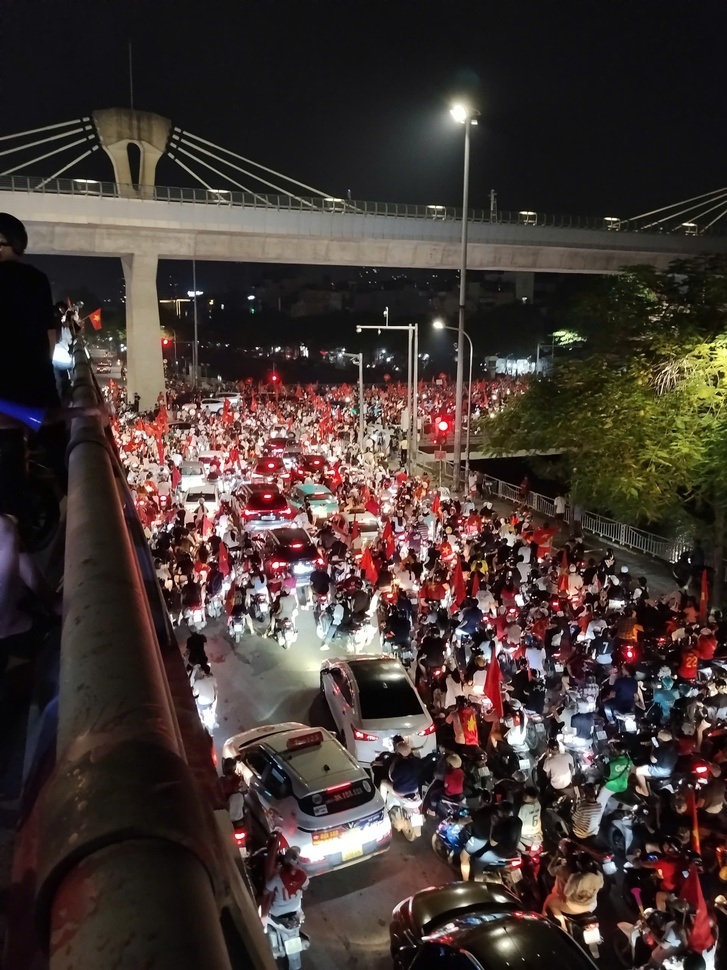
#> input picture datasets/sample_color/test.jpg, 727 x 970 px, shrunk from 1920 x 2560 before the run
$ python -i color_processing.py   (imports and definitions only)
#> lines starting #> are read from the running program, lines starting #| are printed output that depends on the picture
### algorithms/clahe.py

import numpy as np


def clip_histogram(histogram, clip_limit):
    """Gioi han histogram va phan phoi lai pixel du."""

    histogram = np.asarray(histogram, dtype=np.int64)

    if histogram.shape != (256,):
        raise ValueError("Histogram phai co 256 phan tu")

    if np.any(histogram < 0):
        raise ValueError("Histogram khong duoc co gia tri am")

    if clip_limit < 1:
        raise ValueError("Clip limit phai >= 1")

    clipped_histogram = np.minimum(histogram, clip_limit)

    excess = np.sum(histogram - clipped_histogram)

    batch = excess // 256
    residual = excess % 256

    clipped_histogram += batch

    if residual > 0:
        step = max(256 // residual, 1)
        indices = np.arange(0, 256, step)[:residual]
        clipped_histogram[indices] += 1

    return clipped_histogram


def create_clahe_lut(histogram):
    """Tao bang tra cuu LUT tu histogram da clipping."""

    cdf = np.cumsum(histogram)
    total_pixels = cdf[-1]

    if total_pixels == 0:
        raise ValueError("Histogram khong co pixel")

    lut = np.round(cdf * 255 / total_pixels)
    lut = np.clip(lut, 0, 255)

    return lut.astype(np.uint8)


def create_tile_luts(image, grid_size=(8, 8), clip_limit=2.0):
    """Tao LUT cho tung tile cua anh."""

    if image is None or image.ndim != 2 or image.dtype != np.uint8:
        raise ValueError("Anh phai la grayscale uint8")

    height, width = image.shape
    grid_rows, grid_cols = grid_size

    if grid_rows <= 0 or grid_cols <= 0:
        raise ValueError("So tile phai lon hon 0")

    if grid_rows > height or grid_cols > width:
        raise ValueError("So tile vuot qua kich thuoc anh")

    if clip_limit <= 0:
        raise ValueError("Clip limit phai lon hon 0")

    row_blocks = np.array_split(image, grid_rows, axis=0)

    lut_grid = np.zeros(
        (grid_rows, grid_cols, 256),
        dtype=np.uint8
    )

    for row_idx, row_block in enumerate(row_blocks):
        col_blocks = np.array_split(row_block, grid_cols, axis=1)

        for col_idx, tile in enumerate(col_blocks):
            histogram = np.bincount(
                tile.flatten(),
                minlength=256
            )

            actual_clip_limit = max(
                1,
                int(clip_limit * tile.size / 256)
            )

            clipped_histogram = clip_histogram(
                histogram,
                actual_clip_limit
            )

            lut_grid[row_idx, col_idx] = create_clahe_lut(
                clipped_histogram
            )

    return lut_grid


def apply_clahe_interpolation(image, lut_grid):
    """Ap dung noi suy bilinear giua cac tile."""

    height, width = image.shape
    grid_rows, grid_cols = lut_grid.shape[:2]

    row_centers = np.array([
        block.mean()
        for block in np.array_split(np.arange(height), grid_rows)
    ])

    col_centers = np.array([
        block.mean()
        for block in np.array_split(np.arange(width), grid_cols)
    ])

    y = np.arange(height)
    x = np.arange(width)

    y1 = np.clip(
        np.searchsorted(row_centers, y) - 1,
        0, grid_rows - 1
    )
    y2 = np.minimum(y1 + 1, grid_rows - 1)

    x1 = np.clip(
        np.searchsorted(col_centers, x) - 1,
        0, grid_cols - 1
    )
    x2 = np.minimum(x1 + 1, grid_cols - 1)

    v = np.zeros(height)
    u = np.zeros(width)

    mask_y = y2 != y1
    mask_x = x2 != x1

    v[mask_y] = (
        (y[mask_y] - row_centers[y1[mask_y]]) /
        (row_centers[y2[mask_y]] - row_centers[y1[mask_y]])
    )

    u[mask_x] = (
        (x[mask_x] - col_centers[x1[mask_x]]) /
        (col_centers[x2[mask_x]] - col_centers[x1[mask_x]])
    )

    v = np.clip(v, 0, 1)[:, None]
    u = np.clip(u, 0, 1)[None, :]

    q11 = lut_grid[y1[:, None], x1[None, :], image]
    q21 = lut_grid[y1[:, None], x2[None, :], image]
    q12 = lut_grid[y2[:, None], x1[None, :], image]
    q22 = lut_grid[y2[:, None], x2[None, :], image]

    result = (
        q11 * (1 - u) * (1 - v) +
        q21 * u * (1 - v) +
        q12 * (1 - u) * v +
        q22 * u * v
    )

    return np.clip(np.round(result), 0, 255).astype(np.uint8)


def clahe(image, grid_size=(8, 8), clip_limit=2.0):
    """Thuat toan CLAHE tu cai dat bang NumPy."""

    if image is None or image.ndim != 2 or image.dtype != np.uint8:
        raise ValueError("Anh phai la grayscale uint8")

    lut_grid = create_tile_luts(
        image,
        grid_size,
        clip_limit
    )

    result = apply_clahe_interpolation(image, lut_grid)

    return result

### algorithms/color_processing.py
import cv2

from algorithms.clahe import clahe


def validate_color_image(image):
    if image is None:
        raise ValueError("Anh dau vao khong hop le")

    if image.ndim != 3 or image.shape[2] != 3:
        raise ValueError("Anh phai co 3 kenh mau")

    if image.dtype != "uint8":
        raise ValueError("Anh phai co kieu du lieu uint8")


# 1. CLAHE tren kenh L cua Lab
def clahe_lab(image, grid_size=(8, 8), clip_limit=2.0):
    validate_color_image(image)

    lab = cv2.cvtColor(image, cv2.COLOR_BGR2LAB)

    l_channel, a_channel, b_channel = cv2.split(lab)

    l_result = clahe(
        l_channel,
        grid_size,
        clip_limit
    )

    result_lab = cv2.merge([
        l_result,
        a_channel,
        b_channel
    ])

    return cv2.cvtColor(result_lab, cv2.COLOR_LAB2BGR)


# 2. CLAHE tren kenh V cua HSV
def clahe_hsv(image, grid_size=(8, 8), clip_limit=2.0):
    validate_color_image(image)

    hsv = cv2.cvtColor(image, cv2.COLOR_BGR2HSV)

    h_channel, s_channel, v_channel = cv2.split(hsv)

    v_result = clahe(
        v_channel,
        grid_size,
        clip_limit
    )

    result_hsv = cv2.merge([
        h_channel,
        s_channel,
        v_result
    ])

    return cv2.cvtColor(result_hsv, cv2.COLOR_HSV2BGR)


# 3. CLAHE doc lap tren tung kenh RGB
def clahe_rgb(image, grid_size=(8, 8), clip_limit=2.0):
    validate_color_image(image)

    rgb = cv2.cvtColor(image, cv2.COLOR_BGR2RGB)

    r_channel, g_channel, b_channel = cv2.split(rgb)

    r_result = clahe(r_channel, grid_size, clip_limit)
    g_result = clahe(g_channel, grid_size, clip_limit)
    b_result = clahe(b_channel, grid_size, clip_limit)

    result_rgb = cv2.merge([
        r_result,
        g_result,
        b_result
    ])

    return cv2.cvtColor(result_rgb, cv2.COLOR_RGB2BGR)

>>> import cv2
>>> picture = cv2.imread('../datasets/sample_color/test.jpg')
#> picture is the input picture: shape (970, 727, 3); mean B, G, R 51.5, 55.8, 67.5
>>> result = clahe_lab(picture)
#> in clahe_lab, `lab = cv2.cvtColor(image, cv2.COLOR_BGR2LAB)`: lab: shape (970, 727, 3); mean of channels 0, 1, 2 60.1, 132.3, 132.6
#> in clahe_lab, `l_channel, a_channel, b_channel = cv2.split(lab)`:
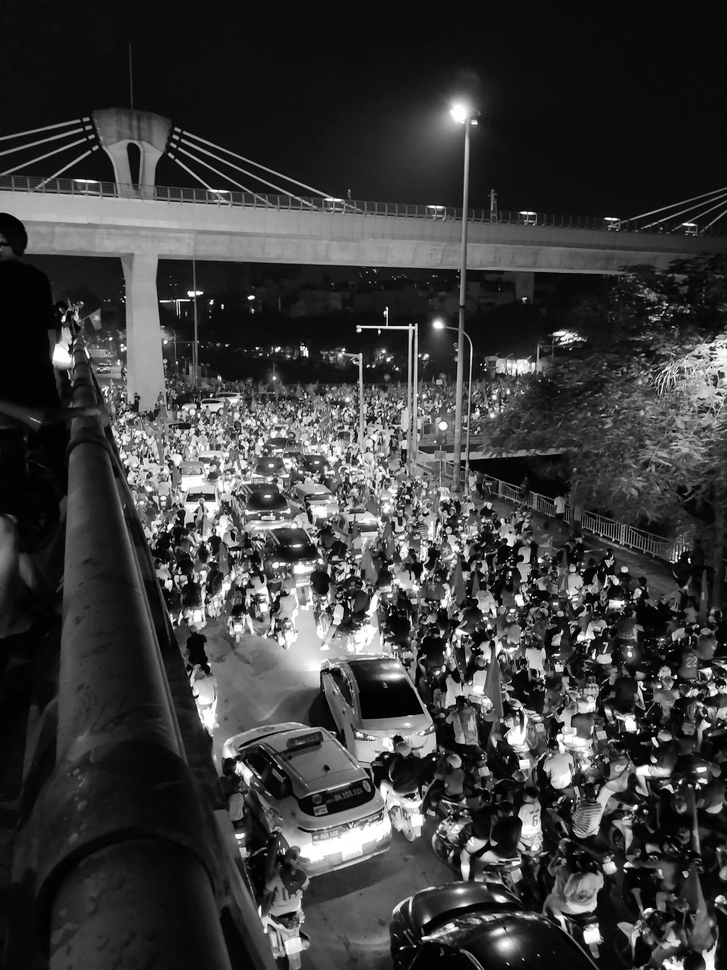
#> l_channel: shape (970, 727); min 0, max 255, mean 60.1
#> in clahe_lab, `l_channel, a_channel, b_channel = cv2.split(lab)`:
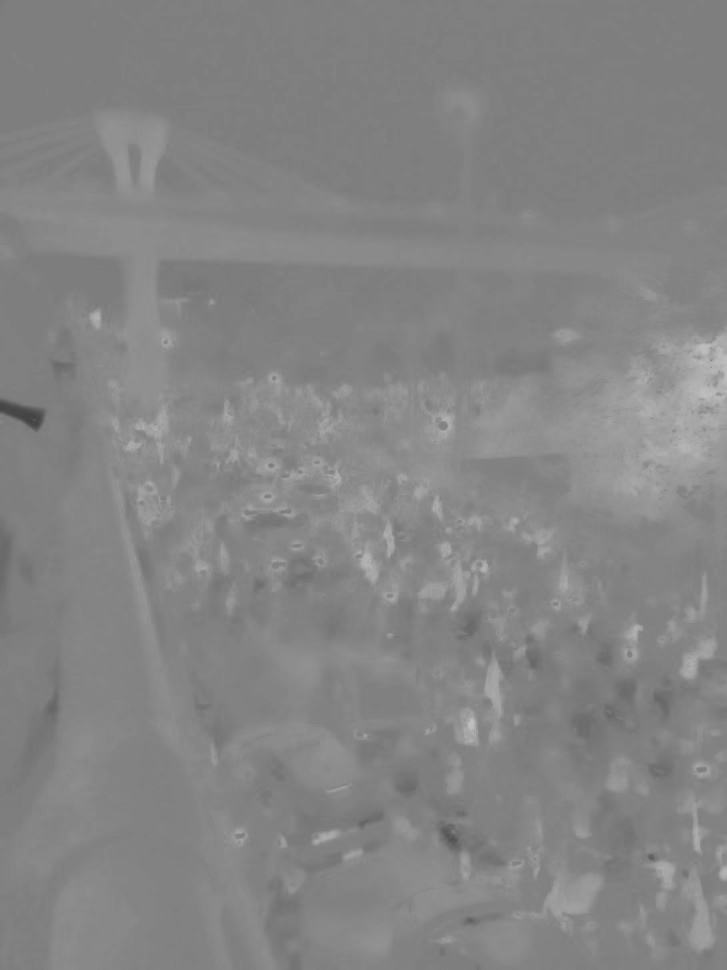
#> b_channel: shape (970, 727); min 67, max 194, mean 132.6
#> in create_tile_luts, `row_blocks = np.array_split(image, grid_rows, axis=0)`: row_blocks = 8 items
#> the loop in create_tile_luts, `for row_idx, row_block in enumerate(row_blocks):` made 8 passes
#> in apply_clahe_interpolation, `q21 = lut_grid[y1[:, None], x2[None, :], image]`:
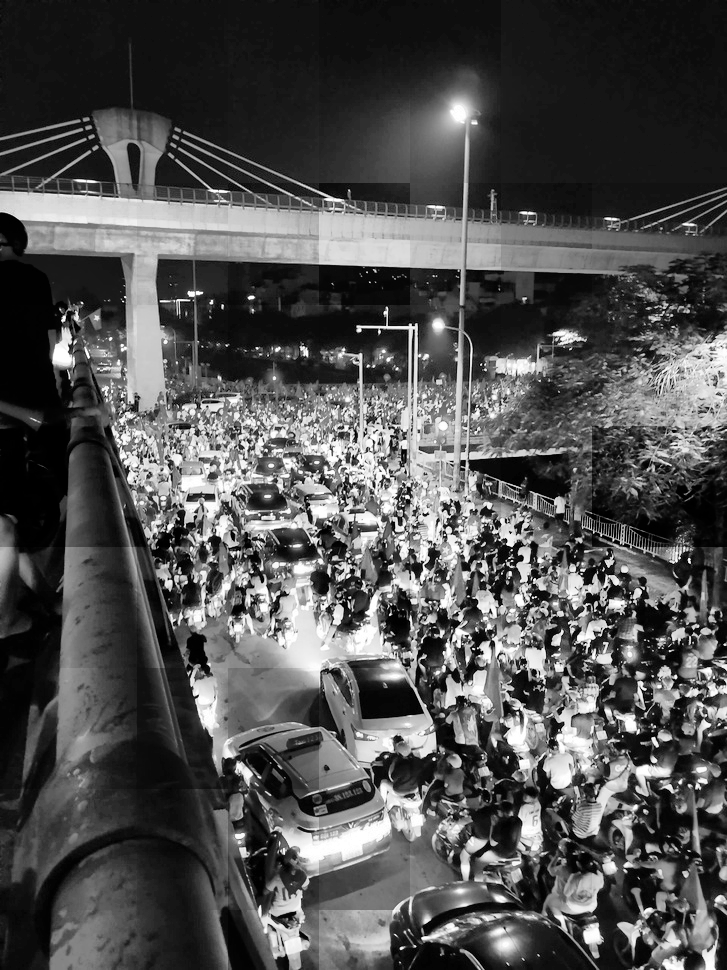
#> q21: shape (970, 727); min 0, max 255, mean 79.9
#> in apply_clahe_interpolation, `q12 = lut_grid[y2[:, None], x1[None, :], image]`:
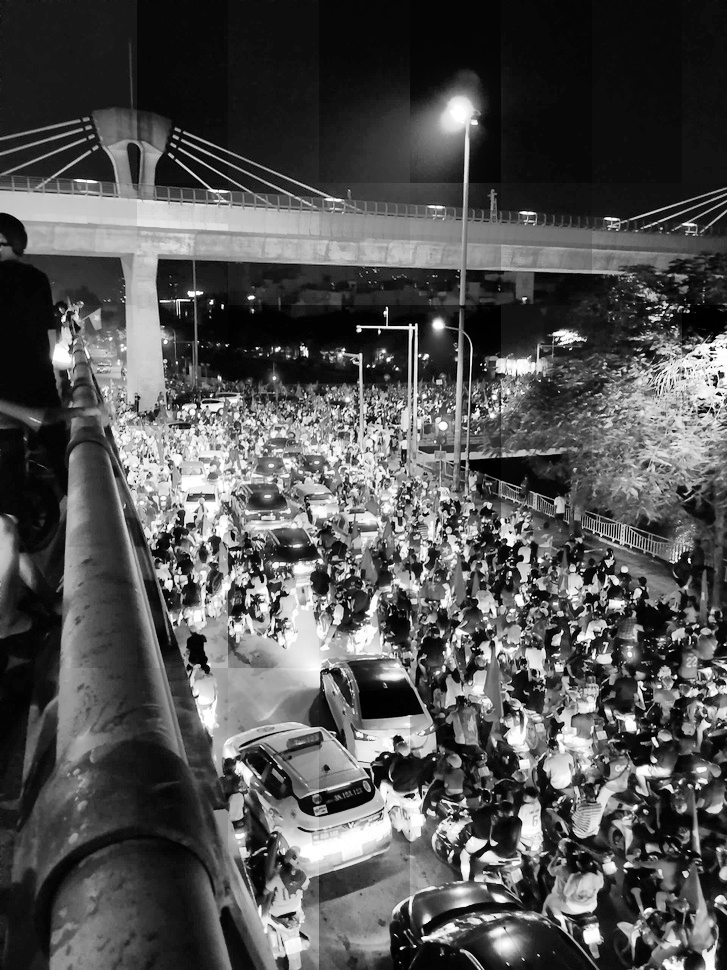
#> q12: shape (970, 727); min 0, max 255, mean 81.6
#> in apply_clahe_interpolation, `result = ( q11 * (1 - u) * (1 - v) + q21 * u * (1 - v) + q12 * (1 - u)..`:
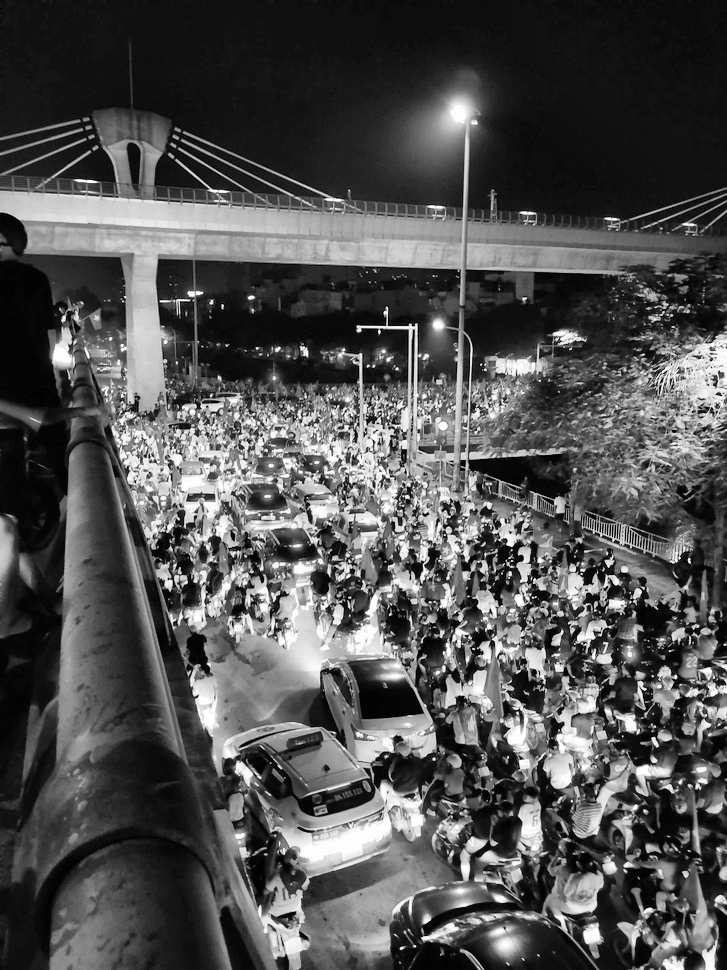
#> result: shape (970, 727) float64; min 0, max 255, mean 81; drawn with min black and max white
#> in clahe_lab, `result_lab = cv2.merge([ l_result, a_channel, b_channel ])`: result_lab: shape (970, 727, 3); mean of channels 0, 1, 2 81, 132.3, 132.6
#> in clahe_lab, `return cv2.cvtColor(result_lab, cv2.COLOR_LAB2BGR)`:
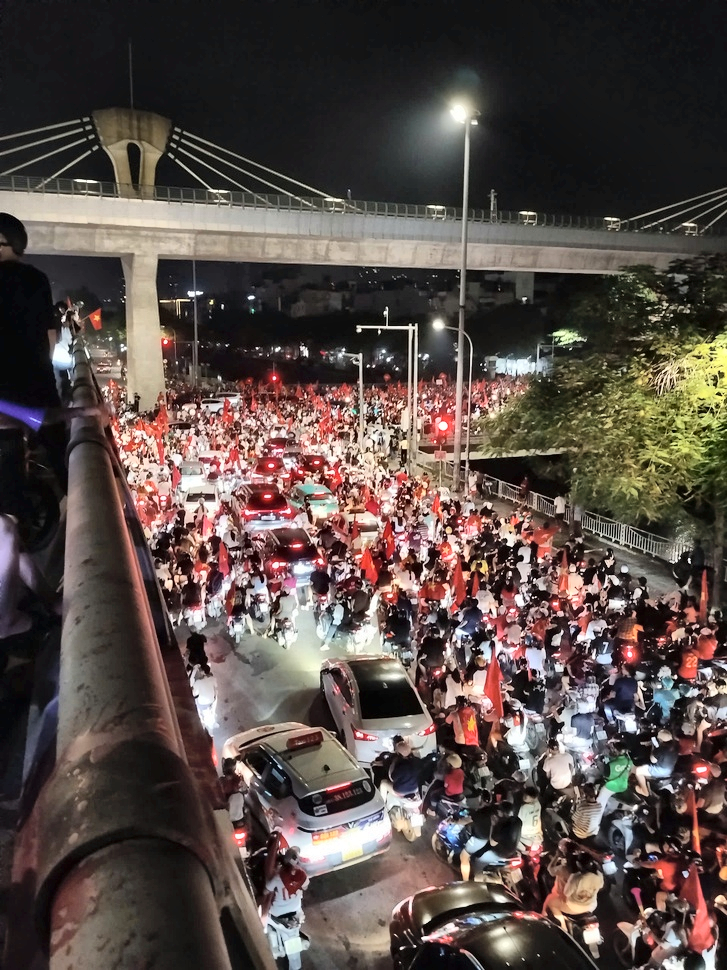
#> returned value: shape (970, 727, 3); mean B, G, R 71, 75.7, 87.7
